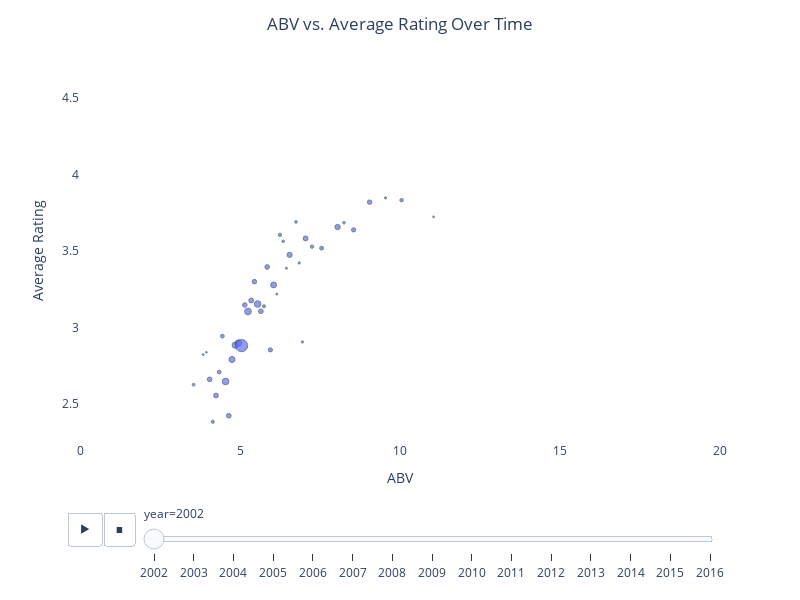

The notebook cell this image was saved under:
### Markdown cell above
Here we have done the following:
- We have grouped together all the ratings of a beer with an ABV included in a specific range (we have chosen a granularity of 0.10).
- We have computed the average rating for all the beers in the same range.
- We have counted the number of ratings for that specific range.

The results is a 3D bubble plot where the x axis is the ABV, the y axis is the average rating for the range and the size of the bubble is the number of ratings for that range. <br>

### Code cell
# Plot the ABV Vs Ratings plot
beer_ratings = abv_pres.plot_abv_vs_ratings()

### Figure 1 — Plotly figure (JSON) as saved in the notebook; plotly's stock layout.template omitted (floating-point values rounded to 4 significant figures)
{"data": [{"hovertemplate": "<b>%{hovertext}</b><br><br>year=2002<br>ABV:=%{x}<br>Average Rating:=%{y}<br>Number of ratings:=%{marker.size}<extra></extra>", "hovertext": [3.55, 3.85, 3.95, 4.05, 4.15, 4.25, 4.35, 4.45, 4.55, 4.65, 4.75, 4.85, 4.95, 5.05, 5.15, 5.25, 5.35, 5.45, 5.55, 5.65, 5.75, 5.85, 5.95, 6.05, 6.15, 6.25, 6.35, 6.45, 6.55, 6.75, 6.85, 6.95, 7.05, 7.25, 7.55, 8.05, 8.25, 8.55, 9.05, 9.55, 10.05, 11.05], "legendgroup": "", "marker": {"color": "#636efa", "line": {"color": "DarkSlateGrey", "width": 1}, "size": [575, 279, 254, 1583, 751, 1693, 1010, 1043, 3268, 1631, 2736, 2849, 3043, 11060, 1561, 3331, 1739, 1547, 3260, 1682, 712, 1608, 1276, 2512, 293, 822, 504, 326, 1983, 473, 381, 391, 1812, 830, 1116, 2082, 483, 1307, 1468, 381, 903, 263], "sizemode": "area", "sizeref": 149.2, "symbol": "circle"}, "mode": "markers", "name": "", "orientation": "v", "showlegend": false, "type": "scatter", "x": [3.55, 3.85, 3.95, 4.05, 4.15, 4.25, 4.35, 4.45, 4.55, 4.65, 4.75, 4.85, 4.95, 5.05, 5.15, 5.25, 5.35, 5.45, 5.55, 5.65, 5.75, 5.85, 5.95, 6.05, 6.15, 6.25, 6.35, 6.45, 6.55, 6.75, 6.85, 6.95, 7.05, 7.25, 7.55, 8.05, 8.25, 8.55, 9.05, 9.55, 10.05, 11.05], "xaxis": "x", "y": [2.625, 2.822, 2.837, 2.66, 2.383, 2.554, 2.707, 2.943, 2.646, 2.422, 2.79, 2.884, 2.898, 2.881, 3.147, 3.104, 3.176, 3.299, 3.153, 3.106, 3.138, 3.396, 2.853, 3.278, 3.218, 3.606, 3.563, 3.387, 3.475, 3.69, 3.422, 2.905, 3.582, 3.529, 3.519, 3.657, 3.685, 3.638, 3.82, 3.848, 3.833, 3.724], "yaxis": "y"}], "layout": {"height": 600, "legend": {"itemsizing": "constant", "tracegroupgap": 0}, "margin": {"t": 60}, "paper_bgcolor": "rgb(255,255,255)", "plot_bgcolor": "rgb(255,255,255)", "showlegend": false, "sliders": [{"active": 0, "currentvalue": {"prefix": "year="}, "len": 0.9, "pad": {"b": 10, "t": 60}, "steps": [{"args": [["2002"], {"frame": {"duration": 0, "redraw": false}, "fromcurrent": true, "mode": "immediate", "transition": {"duration": 0, "easing": "linear"}}], "label": "2002", "method": "animate"}, {"args": [["2003"], {"frame": {"duration": 0, "redraw": false}, "fromcurrent": true, "mode": "immediate", "transition": {"duration": 0, "easing": "linear"}}], "label": "2003", "method": "animate"}, {"args": [["2004"], {"frame": {"duration": 0, "redraw": false}, "fromcurrent": true, "mode": "immediate", "transition": {"duration": 0, "easing": "linear"}}], "label": "2004", "method": "animate"}, {"args": [["2005"], {"frame": {"duration": 0, "redraw": false}, "fromcurrent": true, "mode": "immediate", "transition": {"duration": 0, "easing": "linear"}}], "label": "2005", "method": "animate"}, {"args": [["2006"], {"frame": {"duration": 0, "redraw": false}, "fromcurrent": true, "mode": "immediate", "transition": {"duration": 0, "easing": "linear"}}], "label": "2006", "method": "animate"}, {"args": [["2007"], {"frame": {"duration": 0, "redraw": false}, "fromcurrent": true, "mode": "immediate", "transition": {"duration": 0, "easing": "linear"}}], "label": "2007", "method": "animate"}, {"args": [["2008"], {"frame": {"duration": 0, "redraw": false}, "fromcurrent": true, "mode": "immediate", "transition": {"duration": 0, "easing": "linear"}}], "label": "2008", "method": "animate"}, {"args": [["2009"], {"frame": {"duration": 0, "redraw": false}, "fromcurrent": true, "mode": "immediate", "transition": {"duration": 0, "easing": "linear"}}], "label": "2009", "method": "animate"}, {"args": [["2010"], {"frame": {"duration": 0, "redraw": false}, "fromcurrent": true, "mode": "immediate", "transition": {"duration": 0, "easing": "linear"}}], "label": "2010", "method": "animate"}, {"args": [["2011"], {"frame": {"duration": 0, "redraw": false}, "fromcurrent": true, "mode": "immediate", "transition": {"duration": 0, "easing": "linear"}}], "label": "2011", "method": "animate"}, {"args": [["2012"], {"frame": {"duration": 0, "redraw": false}, "fromcurrent": true, "mode": "immediate", "transition": {"duration": 0, "easing": "linear"}}], "label": "2012", "method": "animate"}, {"args": [["2013"], {"frame": {"duration": 0, "redraw": false}, "fromcurrent": true, "mode": "immediate", "transition": {"duration": 0, "easing": "linear"}}], "label": "2013", "method": "animate"}, {"args": [["2014"], {"frame": {"duration": 0, "redraw": false}, "fromcurrent": true, "mode": "immediate", "transition": {"duration": 0, "easing": "linear"}}], "label": "2014", "method": "animate"}, {"args": [["2015"], {"frame": {"duration": 0, "redraw": false}, "fromcurrent": true, "mode": "immediate", "transition": {"duration": 0, "easing": "linear"}}], "label": "2015", "method": "animate"}, {"args": [["2016"], {"frame": {"duration": 0, "redraw": false}, "fromcurrent": true, "mode": "immediate", "transition": {"duration": 0, "easing": "linear"}}], "label": "2016", "method": "animate"}], "x": 0.1, "xanchor": "left", "y": 0, "yanchor": "top"}], "title": {"text": "ABV vs. Average Rating Over Time", "x": 0.5}, "updatemenus": [{"buttons": [{"args": [null, {"frame": {"duration": 500, "redraw": false}, "fromcurrent": true, "mode": "immediate", "transition": {"duration": 500, "easing": "linear"}}], "label": "&#9654;", "method": "animate"}, {"args": [[null], {"frame": {"duration": 0, "redraw": false}, "fromcurrent": true, "mode": "immediate", "transition": {"duration": 0, "easing": "linear"}}], "label": "&#9724;", "method": "animate"}], "direction": "left", "pad": {"r": 10, "t": 70}, "showactive": false, "type": "buttons", "x": 0.1, "xanchor": "right", "y": 0, "yanchor": "top"}], "width": 800, "xaxis": {"anchor": "y", "domain": [0, 1], "range": [0, 20], "title": {"text": "ABV"}}, "yaxis": {"anchor": "x", "domain": [0, 1], "range": [2.25, 4.75], "title": {"text": "Average Rating"}}}}
